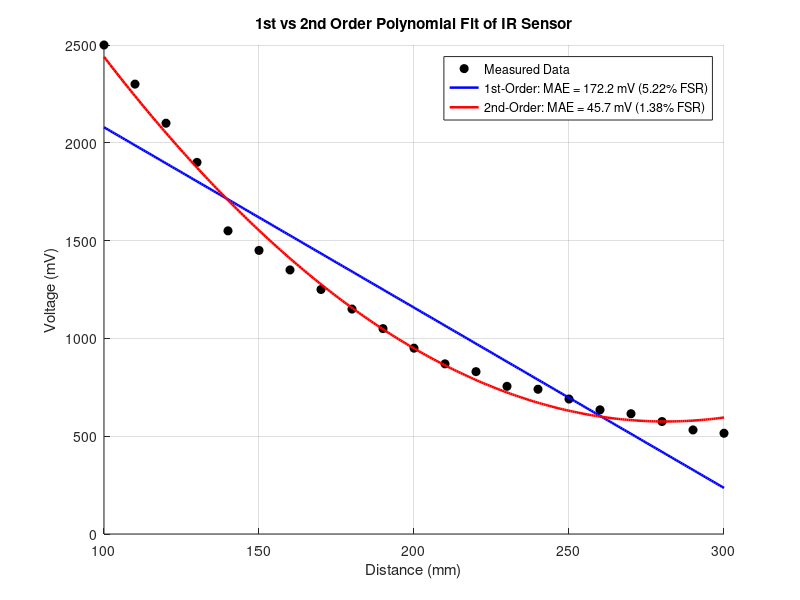

MATLAB code to generate this figure:
close all; clear; clc;

% -----------------------------
% DATA
% -----------------------------
d = [300 290 280 270 260 250 240 230 220 210 200 190 180 170 160 150 140 130 120 110 100]';
V = [515 532 575 615 635 690 740 755 830 870 950 1050 1150 1250 1350 1450 1550 1900 2100 2300 2500]';

% -----------------------------
% SETTINGS
% -----------------------------
signal_span = 3300;  % full-scale voltage range in mV

% Smooth axis
d_fit = linspace(min(d), max(d), 300)';

% -----------------------------
% 1) LINEAR FIT (1st order)
% -----------------------------
p1 = polyfit(d, V, 1);
V_fit1 = polyval(p1, d_fit);
V_pred1 = polyval(p1, d);
MAE1 = mean(abs(V - V_pred1));
RelErr1 = (MAE1 / signal_span) * 100;

% -----------------------------
% 2) QUADRATIC FIT (2nd order)
% -----------------------------
p2 = polyfit(d, V, 2);
V_fit2 = polyval(p2, d_fit);
V_pred2 = polyval(p2, d);
MAE2 = mean(abs(V - V_pred2));
RelErr2 = (MAE2 / signal_span) * 100;

% -----------------------------
% PLOT
% -----------------------------
figure; hold on; grid on;
plot(d, V, 'ko', 'MarkerFaceColor','k', 'DisplayName', 'Measured Data');
plot(d_fit, V_fit1, 'b-', 'LineWidth', 1.8, ...
    'DisplayName', sprintf('1st-Order: MAE = %.1f mV (%.2f%% FSR)', MAE1, RelErr1));
plot(d_fit, V_fit2, 'r-', 'LineWidth', 1.8, ...
    'DisplayName', sprintf('2nd-Order: MAE = %.1f mV (%.2f%% FSR)', MAE2, RelErr2));

xlabel('Distance (mm)');
ylabel('Voltage (mV)');
title('1st vs 2nd Order Polynomial Fit of IR Sensor');
legend('Location','northeast');

% -----------------------------
% PRINT EQUATIONS AND ERRORS
% -----------------------------
fprintf('Linear Fit (1st):   V = %.4f*d %+ .4f\n', p1(1), p1(2));
fprintf('Quadratic Fit (2nd): V = %.4e*d^2 %+ .4e*d %+ .4e\n', p2(1), p2(2), p2(3));
fprintf('MAE1 = %.2f mV (%.2f%% FSR)\n', MAE1, RelErr1);
fprintf('MAE2 = %.2f mV (%.2f%% FSR)\n', MAE2, RelErr2);
